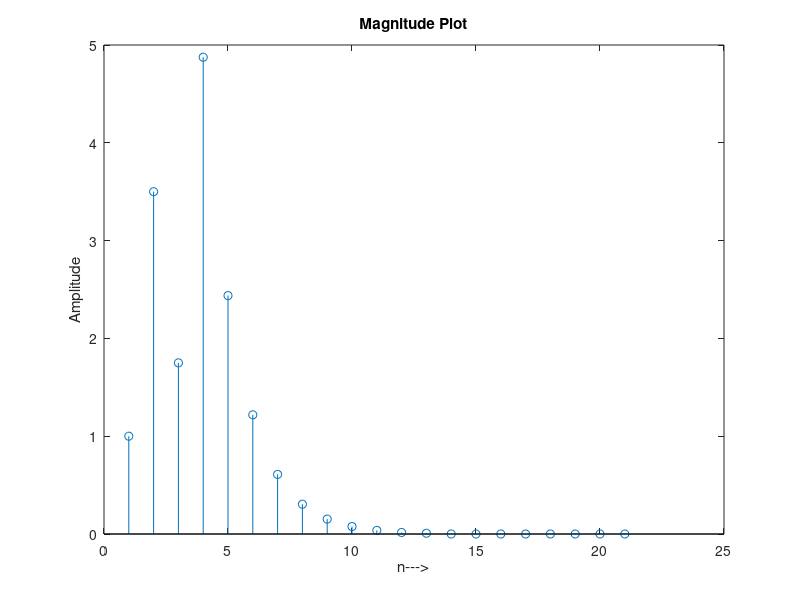

MATLAB code for this plot:
close all;
clear all;
clc;
n = 0:10;
n0 = 0;
n1 = 1;
n2 = 3;
u = n >= 0;
u1 = n >= 10;
h = power(0.5,n).*(u - u1);
x =((n-n0)==0)+(3*((n-n1)==0))+(4*((n-n2)==0));
ans1 = conv(h,x);
stem(ans1);
title('Magnitude Plot');
xlabel('n--->');
ylabel('Amplitude');